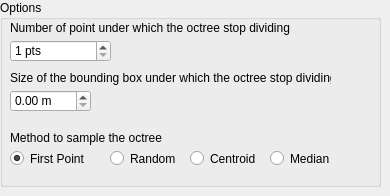
         <widget class="QWidget" name="OctreeGridFilter">
          <widget class="QGroupBox" name="groupBox_8">
           <property name="geometry">
            <rect>
             <x>0</x>
             <y>0</y>
             <width>381</width>
             <height>187</height>
            </rect>
           </property>
           <property name="title">
            <string>Options</string>
           </property>
           <widget class="QLabel" name="stopPointOctreeTitle">
            <property name="geometry">
             <rect>
              <x>10</x>
              <y>20</y>
              <width>361</width>
              <height>16</height>
             </rect>
            </property>
            <property name="text">
             <string>Number of point under which the octree stop dividing</string>
            </property>
           </widget>
           <widget class="QLabel" name="octreeSampleTitle">
            <property name="geometry">
             <rect>
              <x>10</x>
              <y>130</y>
              <width>341</width>
              <height>16</height>
             </rect>
            </property>
            <property name="text">
             <string>Method to sample the octree</string>
            </property>
           </widget>
           <widget class="QRadioButton" name="octreeSampleRandom">
            <property name="geometry">
             <rect>
              <x>110</x>
              <y>150</y>
              <width>141</width>
              <height>17</height>
             </rect>
            </property>
            <property name="text">
             <string>Random</string>
            </property>
            <property name="checked">
             <bool>false</bool>
            </property>
            <attribute name="buttonGroup">
             <string notr="true">buttonGroup_5</string>
            </attribute>
           </widget>
           <widget class="QRadioButton" name="octreeSampleFirst">
            <property name="geometry">
             <rect>
              <x>10</x>
              <y>150</y>
              <width>91</width>
              <height>17</height>
             </rect>
            </property>
            <property name="text">
             <string>First Point</string>
            </property>
            <property name="checked">
             <bool>true</bool>
            </property>
            <attribute name="buttonGroup">
             <string notr="true">buttonGroup_5</string>
            </attribute>
           </widget>
           <widget class="QDoubleSpinBox" name="stopPointOctree">
            <property name="geometry">
             <rect>
              <x>10</x>
              <y>40</y>
              <width>101</width>
              <height>22</height>
             </rect>
            </property>
            <property name="suffix">
             <string> pts</string>
            </property>
            <property name="decimals">
             <number>0</number>
            </property>
            <property name="minimum">
             <double>1.000000000000000</double>
            </property>
            <property name="maximum">
             <double>10000000.000000000000000</double>
            </property>
            <property name="singleStep">
             <double>10.000000000000000</double>
            </property>
            <property name="value">
             <double>1.000000000000000</double>
            </property>
           </widget>
           <widget class="QLabel" name="octreeSizeTitle">
            <property name="geometry">
             <rect>
              <x>10</x>
              <y>70</y>
              <width>321</width>
              <height>16</height>
             </rect>
            </property>
            <property name="text">
             <string>Size of the bounding box under which the octree stop dividing</string>
            </property>
           </widget>
           <widget class="QDoubleSpinBox" name="octreeSize">
            <property name="geometry">
             <rect>
              <x>10</x>
              <y>90</y>
              <width>81</width>
              <height>22</height>
             </rect>
            </property>
            <property name="suffix">
             <string> m</string>
            </property>
            <property name="decimals">
             <number>2</number>
            </property>
            <property name="minimum">
             <double>0.000000000000000</double>
            </property>
            <property name="maximum">
             <double>10000000.000000000000000</double>
            </property>
            <property name="singleStep">
             <double>0.100000000000000</double>
            </property>
            <property name="value">
             <double>0.000000000000000</double>
            </property>
           </widget>
           <widget class="QRadioButton" name="octreeSampleCentroid">
            <property name="geometry">
             <rect>
              <x>190</x>
              <y>150</y>
              <width>71</width>
              <height>17</height>
             </rect>
            </property>
            <property name="text">
             <string>Centroid</string>
            </property>
            <property name="checked">
             <bool>false</bool>
            </property>
            <attribute name="buttonGroup">
             <string notr="true">buttonGroup_5</string>
            </attribute>
           </widget>
           <widget class="QRadioButton" name="octreeSampleMedian">
            <property name="geometry">
             <rect>
              <x>270</x>
              <y>150</y>
              <width>71</width>
              <height>17</height>
             </rect>
            </property>
            <property name="text">
             <string>Median</string>
            </property>
            <property name="checked">
             <bool>false</bool>
            </property>
            <attribute name="buttonGroup">
             <string notr="true">buttonGroup_5</string>
            </attribute>
           </widget>
          </widget>
         </widget>
